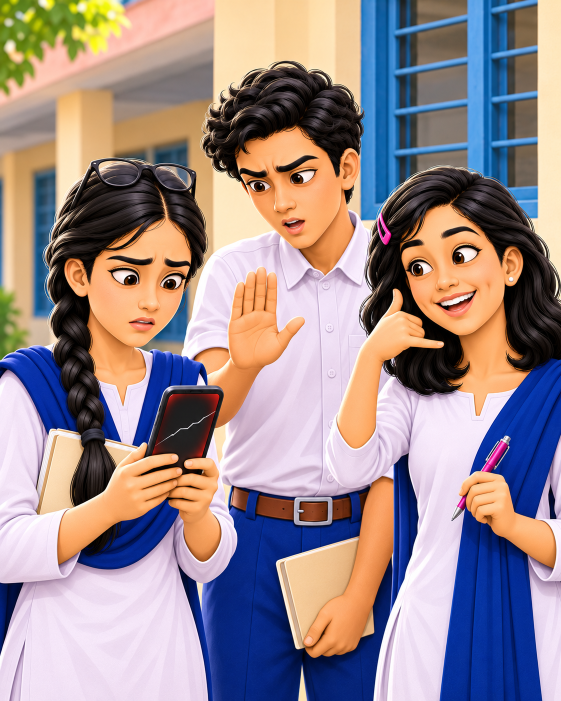
#> input picture tests/fixtures/image1.png, 1122 x 1402 px (shown at 1/2 size)
$ python contrast_sensor.py ../../tests/fixtures/image1.png
#> lines starting #> are read from the running program, lines starting #| are printed output that depends on the picture
### tools/cv_core.py
#!/usr/bin/env python3
"""cv_core.py — shared image processing core for LiGeo global skill.

Provides a single, validated image decoding and preprocessing path so every
LiGeo tool decodes images once, validates them consistently, and avoids
wasting memory/CPU by decoding the same file multiple times.

Designed for an 8 GB RAM, integrated-GPU environment:
- one image decoded and held in memory at a time;
- optional downsampling with recorded scale factor;
- ROI (region of interest) helpers;
- no raw pixel arrays serialized into evidence JSON;
- EXIF orientation normalized consistently;
- alpha handled explicitly.

  python tools/cv_core.py image.png              # inspect and validate
  from cv_core import load_image, ImageInfo, load_and_validate

Classes:
    ImageInfo — metadata about a decoded image (no raw pixels in JSON).
    LoadedImage — in-memory image with validation info.

Functions:
    load_image(path, max_pixels=None, max_dimension=None, max_file_mb=None,
               allowed_formats=None, allowed_modes=None, downsample_to=None)
        Load and validate an image file. Returns LoadedImage.
    load_and_validate(...) -> (dict, list[dict])
        Compatibility wrapper returning (record, issues) like bitmap_check.py.
"""

import hashlib
import json
import sys
from dataclasses import dataclass, field, asdict
from pathlib import Path
from typing import Optional

try:
    from PIL import Image, ImageOps, UnidentifiedImageError
except ImportError as e:
    sys.exit(f"missing dependency: Pillow (pip install pillow)")

try:
    import numpy as np
except ImportError:
    np = None  # numpy optional at import, required for array ops

# --- Default limits (configurable via args or profile) ---
DEFAULT_MAX_FILE_MB = 50
DEFAULT_MAX_PIXELS = 50_000_000   # ~50 MP (decompression bomb guard)
DEFAULT_MAX_DIMENSION = 20_000    # max width or height in px
DEFAULT_ALLOWED_FORMATS = {"PNG", "JPEG"}
DEFAULT_ALLOWED_MODES = {"1", "L", "P", "RGB", "RGBA", "CMYK", "YCbCr"}
DEFAULT_JPEG_QUALITY = 85


@dataclass
class ImageInfo:
    """Metadata about an image — no raw pixels.

    All values are JSON-serializable primitives.
    """
    asset_id: str
    path: str
    format: Optional[str]
    mode: Optional[str]
    width: int
    height: int
    aspect_ratio: Optional[float]
    orientation: str  # landscape / portrait / square / unknown
    has_alpha: bool
    total_pixels: int
    file_size_bytes: int
    file_size_mb: float
    exif_orientation_applied: bool
    icc_profile_present: bool
    processing_width: int
    processing_height: int
    scale_factor: float
    valid: bool
    issues: list = field(default_factory=list)

    def to_dict(self) -> dict:
        return asdict(self)


@dataclass
class LoadedImage:
    """In-memory image with validation metadata.

    Holds the actual PIL Image object. Callers are responsible for releasing
    it (e.g. via context manager or `del`) after use to keep memory bounded
    on an 8 GB machine.
    """
    info: ImageInfo
    image: Optional[Image.Image] = None

    def __enter__(self):
        return self

    def __exit__(self, exc_type, exc_val, exc_tb):
        self.close()

    def close(self):
        if self.image is not None:
            try:
                self.image.close()
            except Exception:
                pass
            self.image = None

    def to_info_dict(self) -> dict:
        return self.info.to_dict()


def safe_asset_id(path: Path) -> str:
    """Stable asset ID from file hash (not raw bytes in logs)."""
    h = hashlib.sha256()
    with open(path, "rb") as f:
        for chunk in iter(lambda: f.read(65536), b""):
            h.update(chunk)
    return f"img:{h.hexdigest()[:16]}"


# [42 lines left out: functions parse_css_length_mm, convert_to_mm, not called in this run]


def _decode_image(path: Path) -> Image.Image:
    """Open and fully decode an image file.

    Raises UnidentifiedImageError if the content is not a recognized image.
    """
    img = Image.open(path)
    img.load()  # force decode to catch truncated/corrupt files
    return img


def _normalize_orientation(img: Image.Image) -> Image.Image:
    """Apply EXIF orientation transpose in-place, returning the image."""
    try:
        img = ImageOps.exif_transpose(img)
    except Exception:
        pass  # orientation not present or unreadable — leave as-is
    return img


def load_image(
    path: str | Path,
    max_file_mb: float = DEFAULT_MAX_FILE_MB,
    max_pixels: int = DEFAULT_MAX_PIXELS,
    max_dimension: int = DEFAULT_MAX_DIMENSION,
    allowed_formats: Optional[set] = None,
    allowed_modes: Optional[set] = None,
    downsample_to: Optional[int] = None,
) -> LoadedImage:
    """Load, validate, and optionally downsample an image file.

    Returns a LoadedImage. The caller must close() it or use it as a context
    manager to release memory.

    Raises nothing for validation failures — they are recorded in info.issues
    and info.valid is set False. Raises FileNotFoundError if the file is
    missing; raises UnidentifiedImageError if content is not an image.
    """
    path = Path(path)
    issues = []

    # --- 1. File existence ---
    if not path.exists():
        raise FileNotFoundError(f"file not found: {path}")

    # --- 2. File size ---
    file_size = path.stat().st_size
    file_size_mb = round(file_size / (1024 * 1024), 4)

    if file_size == 0:
        issues.append({"t": "BITMAP-EMPTY", "det": "file is 0 bytes", "conf": 1.0})

    if file_size > max_file_mb * 1024 * 1024:
        issues.append({
            "t": "BITMAP-TOO-LARGE",
            "det": f"file {file_size_mb} MB exceeds {max_file_mb} MB limit",
            "conf": 1.0,
        })

    # --- 3. Decode and validate content (not extension) ---
    try:
        img = _decode_image(path)
    except UnidentifiedImageError as e:
        issues.append({
            "t": "BITMAP-UNKNOWN-FORMAT",
            "det": f"not a recognized image: {path.name}",
            "conf": 1.0,
        })
        record = ImageInfo(
            asset_id=safe_asset_id(path),
            path=str(path),
            format=None,
            mode=None,
            width=0,
            height=0,
            aspect_ratio=None,
            orientation="unknown",
            has_alpha=False,
            total_pixels=0,
            file_size_bytes=file_size,
            file_size_mb=file_size_mb,
            exif_orientation_applied=False,
            icc_profile_present=False,
            processing_width=0,
            processing_height=0,
            scale_factor=1.0,
            valid=False,
            issues=issues,
        )
        return LoadedImage(info=record, image=None)

    # Capture original metadata before any transforms
    original_format = img.format
    original_mode = img.mode
    original_width = img.width
    original_height = img.height
    has_alpha = img.mode in ("RGBA", "LA", "PA") or "transparency" in img.info
    icc_present = "icc_profile" in img.info

    # --- 4. Normalize EXIF orientation ---
    img = _normalize_orientation(img)
    orientation_applied = True  # attempted; may be no-op if no orientation tag

    # Re-read dims after orientation transpose (may swap w/h)
    width = img.width
    height = img.height
    aspect_ratio = round(width / height, 6) if height else None
    orientation = (
        "landscape" if width > height else "portrait" if height > width else "square"
    )
    total_pixels = width * height

    # --- 5. Dimension/pixel limits ---
    if total_pixels > max_pixels:
        issues.append({
            "t": "BITMAP-TOO-MANY-PIXELS",
            "det": f"{total_pixels:,} px exceeds {max_pixels:,} px limit",
            "conf": 1.0,
        })
    if width > max_dimension or height > max_dimension:
        issues.append({
            "t": "BITMAP-DIMENSION",
            "det": f"{width}x{height} exceeds {max_dimension}px max dimension",
            "conf": 1.0,
        })

    # --- 6. Format/mode validation ---
    allowed_formats = allowed_formats or DEFAULT_ALLOWED_FORMATS
    allowed_modes = allowed_modes or DEFAULT_ALLOWED_MODES

    if original_format not in allowed_formats:
        issues.append({
            "t": "BITMAP-FORMAT",
            "det": f"format {original_format} not in allowed {sorted(allowed_formats)}",
            "conf": 1.0,
        })
    if original_mode not in allowed_modes:
        issues.append({
            "t": "BITMAP-MODE",
            "det": f"color mode {original_mode} not in allowed {sorted(allowed_modes)}",
            "conf": 1.0,
        })

    # --- 7. Downsample if needed ---
    scale_factor = 1.0
    processing_width = width
    processing_height = height

    if downsample_to and total_pixels > downsample_to * downsample_to:
        scale = (downsample_to * downsample_to / total_pixels) ** 0.5
        new_w = max(1, int(width * scale))
        new_h = max(1, int(height * scale))
        try:
            img = img.resize((new_w, new_h), Image.Resampling.LANCZOS)
            processing_width = new_w
            processing_height = new_h
            scale_factor = round(scale, 4)
        except Exception as e:
            issues.append({
                "t": "BITMAP-RESIZE-FAIL",
                "det": str(e)[:200],
                "conf": 0.8,
            })

    valid = len([i for i in issues if i.get("conf", 0) >= 0.9]) == 0

    info = ImageInfo(
        asset_id=safe_asset_id(path),
        path=str(path),
        format=original_format,
        mode=original_mode,
        width=original_width,
        height=original_height,
        aspect_ratio=aspect_ratio,
        orientation=orientation,
        has_alpha=has_alpha,
        total_pixels=total_pixels,
        file_size_bytes=file_size,
        file_size_mb=file_size_mb,
        exif_orientation_applied=orientation_applied,
        icc_profile_present=icc_present,
        processing_width=processing_width,
        processing_height=processing_height,
        scale_factor=scale_factor,
        valid=valid,
        issues=issues,
    )

    return LoadedImage(info=info, image=img)


# [231 lines left out: functions load_and_validate, get_roi, image_to_array, make_evidence_block, make_issue, make_evidence_result and 8 more, not called in this run]


# [2 lines that do not run on import are left out]

### tools/cv_sensors/contrast_sensor.py
#!/usr/bin/env python3
"""contrast_sensor.py — WCAG contrast ratio calculation for LiGeo CV sensor pack.

Computes WCAG 2.1 contrast ratios between foreground/background color pairs
using the W3C relative luminance formula:
    (L1 + 0.05) / (L2 + 0.05)
where L1 is the lighter luminance and L2 is the darker luminance.

  python tools/cv_sensors/contrast_sensor.py image.png
  python tools/cv_sensors/contrast_sensor.py images/ --json out.json

Exit code = number of targets with findings (0 = clean).
"""
import argparse, json, sys
from pathlib import Path

sys.path.insert(0, str(Path(__file__).resolve().parent.parent))
from cv_core import load_image

try:
    import numpy as np
except ImportError:
    sys.exit("missing dependency: numpy (pip install numpy)")

try:
    from PIL import Image
    PILLOW_VERSION = Image.__version__
except Exception:
    PILLOW_VERSION = "unknown"

NUMPY_VERSION = np.__version__


def _linearize_srgb(channel: float) -> float:
    """Linearize an sRGB channel value (0-255) per WCAG formula."""
    c = channel / 255.0
    if c <= 0.03928:
        return c / 12.92
    return ((c + 0.055) / 1.055) ** 2.4


def _relative_luminance(r: int, g: int, b: int) -> float:
    """Compute WCAG relative luminance for an RGB color."""
    r_lin = _linearize_srgb(r)
    g_lin = _linearize_srgb(g)
    b_lin = _linearize_srgb(b)
    return 0.2126 * r_lin + 0.7152 * g_lin + 0.0722 * b_lin


def _contrast_ratio(l1: float, l2: float) -> float:
    """Compute WCAG contrast ratio between two luminance values."""
    lighter = max(l1, l2)
    darker = min(l1, l2)
    return (lighter + 0.05) / (darker + 0.05)


def _wcag_level(ratio: float, text_size_large: bool = False) -> str:
    """Determine WCAG level for a contrast ratio."""
    if text_size_large:
        if ratio >= 3.0:
            return "AA"
        if ratio >= 4.5:
            return "AAA"
        return "Fail"
    else:
        if ratio >= 4.5:
            return "AA"
        if ratio >= 7.0:
            return "AAA"
        return "Fail"


def analyze_contrast(path: Path) -> dict:
    """Compute WCAG contrast metrics from an image file.

    Finds dominant foreground/background color pairs and computes
    contrast ratios. Also identifies the overall contrast range.
    """
    with load_image(path) as loaded:
        img = loaded.image
        if img is None:
            return _empty_result(path, "image could not be decoded")

        rgb = img.convert("RGB") if img.mode != "RGB" else img
        arr = np.array(rgb, dtype=np.uint8)
        h, w = arr.shape[:2]

        # --- Sample corner pixels as background candidates ---
        corners = [
            arr[0, 0], arr[0, -1], arr[-1, 0], arr[-1, -1],
            arr[0, w // 2], arr[-1, w // 2],
            arr[h // 2, 0], arr[h // 2, -1],
        ]
        bg_candidates = [tuple(c) for c in corners]

        # --- Sample center area as foreground candidates ---
        center_region = arr[h // 4:3 * h // 4, w // 4:3 * w // 4]
        center_flat = center_region.reshape(-1, 3)

        # Sample every 10th pixel from center for performance
        center_sample = center_flat[::10] if len(center_flat) > 10 else center_flat

        # --- Compute contrast for each fg/bg pair ---
        contrast_ratios = []
        for fg in center_sample[:50]:  # Limit to 50 samples for performance
            fg_lum = _relative_luminance(int(fg[0]), int(fg[1]), int(fg[2]))
            for bg in bg_candidates:
                bg_lum = _relative_luminance(int(bg[0]), int(bg[1]), int(bg[2]))
                ratio = _contrast_ratio(fg_lum, bg_lum)
                contrast_ratios.append({
                    "fg": [int(fg[0]), int(fg[1]), int(fg[2])],
                    "bg": [int(bg[0]), int(bg[1]), int(bg[2])],
                    "ratio": round(ratio, 4),
                    "level_normal": _wcag_level(ratio, text_size_large=False),
                    "level_large": _wcag_level(ratio, text_size_large=True),
                })

        # Sort by contrast ratio (lowest first = most problematic)
        contrast_ratios.sort(key=lambda x: x["ratio"])

        worst = contrast_ratios[0] if contrast_ratios else {
            "ratio": 0.0, "level_normal": "N/A", "level_large": "N/A"
        }
        best = contrast_ratios[-1] if contrast_ratios else {
            "ratio": 0.0, "level_normal": "N/A", "level_large": "N/A"
        }

        # --- Count low-contrast pairs ---
        low_contrast_count = sum(
            1 for r in contrast_ratios if r["ratio"] < 4.5
        )
        very_low_contrast_count = sum(
            1 for r in contrast_ratios if r["ratio"] < 3.0
        )

        result = {
            "path": str(path),
            "metrics_version": "1.0.0",
            "pillow_version": PILLOW_VERSION,
            "numpy_version": NUMPY_VERSION,
            "contrast_ratios": contrast_ratios[:10],  # Top 10 lowest
            "worst_ratio": round(worst["ratio"], 4),
            "best_ratio": round(best["ratio"], 4),
            "worst_level_normal": worst["level_normal"],
            "worst_level_large": worst["level_large"],
            "best_level_normal": best["level_normal"],
            "best_level_large": best["level_large"],
            "low_contrast_count": low_contrast_count,
            "very_low_contrast_count": very_low_contrast_count,
            "total_pairs_tested": len(contrast_ratios),
            "method": "WCAG 2.1 contrast ratio formula",
            "version": f"Pillow {PILLOW_VERSION}, NumPy {NUMPY_VERSION}",
            "interpretation": "WCAG contrast ratios between sampled foreground/background pairs",
            "limitations": "Foreground/background pairs are sampled heuristically; "
                           "not a full WCAG audit of all text elements",
        }
        return result


def _empty_result(path: Path, reason: str) -> dict:
    return {
        "path": str(path),
        "metrics_version": "1.0.0",
        "error": reason,
        "contrast_ratios": [],
        "worst_ratio": 0.0,
        "best_ratio": 0.0,
        "worst_level_normal": "N/A",
        "worst_level_large": "N/A",
        "best_level_normal": "N/A",
        "best_level_large": "N/A",
        "low_contrast_count": 0,
        "very_low_contrast_count": 0,
        "total_pairs_tested": 0,
        "method": "WCAG 2.1 contrast ratio formula",
        "version": PILLOW_VERSION if 'PILLOW_VERSION' in globals() else "unknown",
        "interpretation": "Image could not be decoded — no contrast metrics available",
        "evidence_tier_note": "Image could not be decoded — no contrast metrics available",
    }


def run(targets, json_path: str | None = None):
    """Contrast audit of file/dir targets."""
    targets_out = []
    for p in targets:
        p = Path(p)
        if p.is_dir():
            targets_out += sorted(p.rglob("*.png")) + sorted(p.rglob("*.jpg")) + sorted(p.rglob("*.jpeg"))
        elif p.exists():
            targets_out.append(p)
        else:
            sys.exit(f"no such target: {p}")
    seen, uniq = set(), []
    for f in targets_out:
        if f.resolve() not in seen:
            seen.add(f.resolve())
            uniq.append(f)

    report, dirty = [], 0
    for f in uniq:
        try:
            metrics = analyze_contrast(f)
            entry = {"file": str(f), "metrics": metrics, "issues": []}
            # Flag low contrast pairs
            if metrics["worst_ratio"] < 4.5:
                entry["issues"].append({
                    "t": "CONTRAST-LOW",
                    "det": f"worst contrast ratio {metrics['worst_ratio']} below WCAG 4.5 threshold",
                    "conf": 0.8,
                })
            if metrics["very_low_contrast_count"] > 0:
                entry["issues"].append({
                    "t": "CONTRAST-VERY-LOW",
                    "det": f"{metrics['very_low_contrast_count']} contrast ratios below 3.0 (WCAG AAA large text threshold)",
                    "conf": 0.8,
                })
            if entry["issues"]:
                dirty += 1
        except Exception as e:
            entry = {"file": str(f), "metrics": None, "issues": [
                {"t": "CONTRAST-ANALYSIS-ERROR", "det": str(e)[:200], "conf": 1.0}
            ]}
            dirty += 1
        report.append(entry)

    if json_path and report:
        Path(json_path).parent.mkdir(parents=True, exist_ok=True)
        Path(json_path).write_text(json.dumps(report, indent=2), encoding="utf-8")

    return report, dirty


def main():
    ap = argparse.ArgumentParser()
    ap.add_argument("targets", nargs="+")
    ap.add_argument("--json", help="write full evidence to this file")
    a = ap.parse_args()

    report, dirty = run(a.targets, json_path=a.json)
#> in _decode_image, img is the input picture: PIL image 1122x1402 RGB; mean R, G, B 154.4, 138, 140.6
#> in load_image, `has_alpha = img.mode in ("RGBA", "LA", "PA") or "transparency" in img...`: has_alpha = False
#> in analyze_contrast, `corners = [ arr[0, 0], arr[0, -1], arr[-1, 0], arr[-1, -1], arr[0, w /..`: corners = [[105, 126, 14], [253, 225, 180], [235, 216, 236], [237, 219, 238], [246, 204, 145], [5, 33, 109], [89, 122, 44], [5, 2, 1]]
#> in analyze_contrast, `bg_candidates = [tuple(c) for c in corners]`: bg_candidates = [(105, 126, 14), (253, 225, 180), (235, 216, 236), (237, 219, 238), (246, 204, 145), (5, 33, 109), (89, 122, 44), (5, 2, 1)]
#> in analyze_contrast, `center_region = arr[h // 4:3 * h // 4, w // 4:3 * w // 4]`:
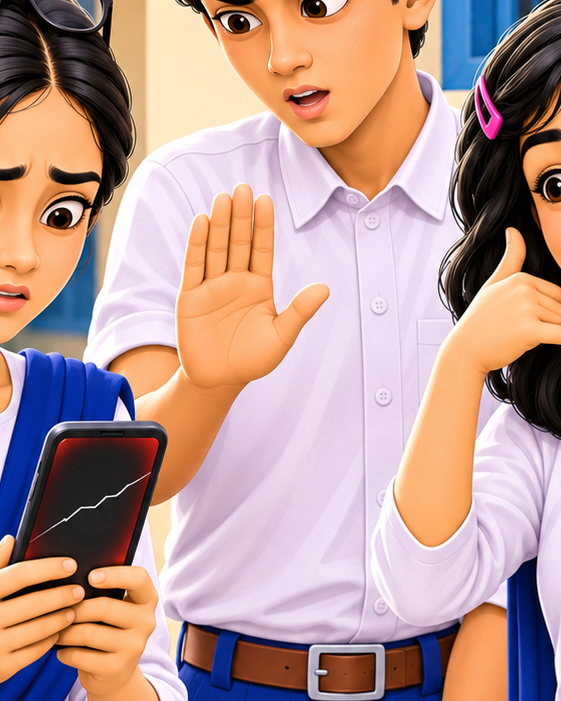
#> center_region: shape (701, 561, 3); mean R, G, B 183.6, 152, 145.9
#> the loop in analyze_contrast, `for fg in center_sample[:50]:` made 50 passes
#> fg on passes 11 to 22: [38, 33, 27], [58, 52, 61], [221, 172, 113], [218, 169, 110], [216, 166, 107], [254, 232, 193], [254, 234, 195], [254, 233, 196], [17, 13, 9], [25, 12, 5], [101, 80, 64], [232, 139, 72]
#> (fg, fg_lum) on passes 1 to 6: ([70, 61, 69], 0.0507), ([9, 6, 5], 0.00199), ([14, 9, 5], 0.003), ([73, 69, 78], 0.0622), ([57, 50, 63], 0.0351), ([90, 79, 88], 0.0847)

    for entry in report:
        m = entry.get("metrics")
        n = len(entry.get("issues", []))
        if m:
            meta = f"  worst_ratio={m['worst_ratio']} best_ratio={m['best_ratio']} "
            meta += f"low_count={m['low_contrast_count']}"
        else:
            meta = "  (no metrics)"
        print(("!! " if n else "OK ") + entry["file"] + meta)
        for iss in entry.get("issues", []):
            print(f"     - [{iss.get('t')} conf {iss.get('conf', 0):.2f}] {iss.get('det')}")

    if a.json:
        print(f"\nevidence written: {a.json}")
    print(f"\nTARGETS: {len(report)}  DIRTY: {dirty}")
#> (the run stopped early here; a loop or call above may not have finished)
